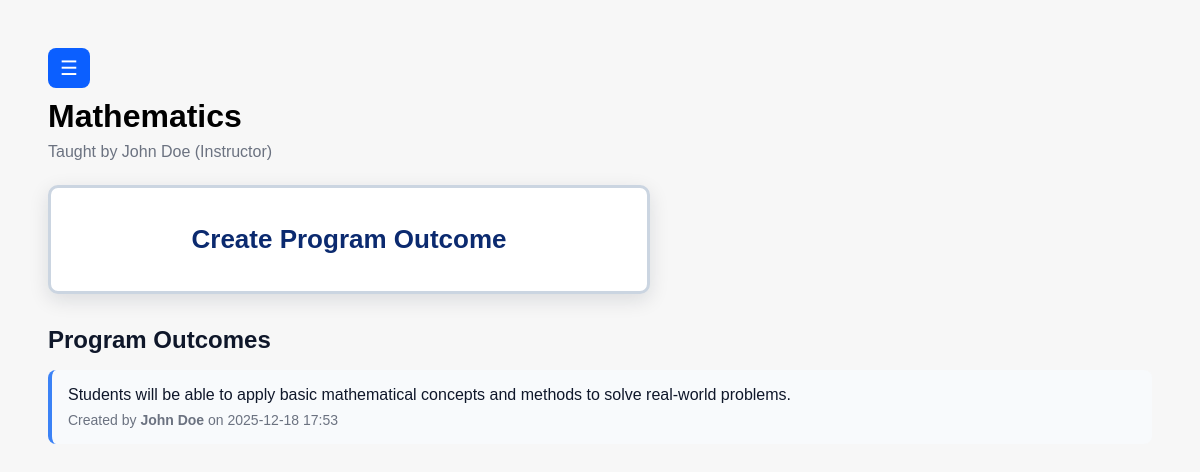
/faculty-head/program-outcomes/Mathematics/, run on the app's committed database.
### core/models.py (models this page shows, shortened)
class ProgramOutcome(models.Model):
    text = models.CharField(max_length=255)
    course_name = models.CharField(max_length=255, blank=True, default="")
    created_by = models.ForeignKey(User, on_delete=models.CASCADE)
    created_at = models.DateTimeField(auto_now_add=True)

### core/views.py (the view, shortened to what this page needs)
    def wrapper(request, *args, **kwargs):
        user = request.user
        if not user.is_authenticated:
            return view_func(request, *args, **kwargs)

### core/views.py (called while the page is built, shortened)
def faculty_head_required(view_func):
    def wrapper(request, *args, **kwargs):
        user = request.user
        if not user.is_authenticated:
            return view_func(request, *args, **kwargs)
    return wrapper

@faculty_head_required
def course_program_outcomes(request, course_name):
    outcomes_qs = ProgramOutcome.objects.filter(course_name=course_name).select_related('created_by').order_by('-created_at')
    outcomes_data = []
    for o in outcomes_qs:
        creator_name = o.created_by.get_full_name() or o.created_by.username
        outcomes_data.append(
            {
                'text': o.text,
                'course': o.course_name or '',
                'created_by': creator_name,
                'created_at': o.created_at.strftime('%Y-%m-%d %H:%M'),
            }
        )
    return render(
        request,
        'faculty/course_program_outcomes.html',
        {
            'course_name': course_name,
            'outcomes_data': outcomes_data,
        }
    )

### templates/faculty/course_program_outcomes.html (shortened to what this page needs)
{% extends "faculty/base.html" %}
{% load static %}
{% block content %}
    <div style="margin-left: 0; margin-top: 10px;">
        <h1 style="font-size: 32px; margin: 0 0 8px 0;">{{ course_name }}</h1>
        <p id="instructor-info" style="color: #6b7280; font-size: 16px; margin: 0 0 24px 0;">
        </p>
    </div>
    <div style="margin-bottom: 24px;">
        <a href="{% url 'create_program_outcome' %}?course={{ course_name|urlencode }}" class="role-btn" style="display: inline-block;">
            Create Program Outcome
        </a>
    </div>
    <div style="margin-top: 32px;">
        <h2 style="margin-bottom: 16px; font-size: 24px; color: #0f172a;">Program Outcomes</h2>
        {% if outcomes_data %}
            <ul style="list-style: none; padding: 0; margin: 0;">
                {% for outcome in outcomes_data %}
                    <li style="background: #f8fafc; padding: 16px; margin-bottom: 12px; border-radius: 8px; border-left: 4px solid #3b82f6;">
                        <p style="margin: 0 0 8px 0; font-size: 16px; color: #0f172a; font-weight: 500;">
                            {{ outcome.text }}
                        </p>
                        <p style="margin: 0; font-size: 14px; color: #6b7280;">
                            Created by <strong>{{ outcome.created_by }}</strong> on {{ outcome.created_at }}
                        </p>
                    </li>
                {% endfor %}
            </ul>
        {% endif %}
    </div>
{% endblock %}

### static/css/style.css (style rules this page uses)
body { font-family: Arial, sans-serif; background: #f7f7f7; margin: 0; padding: 24px; }
.role-btn { width: 100% !important; max-width: 500px !important; padding: 36px 48px !important; font-size: 26px !important; font-weight: 700 !important; border-radius: 10px !important; background: #ffffff !important; color: #0b2a6f !important; border: 3px solid #cbd5e1 !important; text-decoration: none !important; display: flex !important; align-items: center !important; justify-content: center !important; text-align: center !important; box-shadow: 0 6px 20px rgba(15,23,42,0.12) !important; transition: all 0.3s !important; }

### data on the page
ProgramOutcome: course_name "Mathematics", text "Students will be able to apply basic mathematical concepts and methods to solve real-world problems."

### other printed values
{{ outcome.created_by }} "John Doe"
{{ outcome.created_at }} "2025-12-18 17:53"
